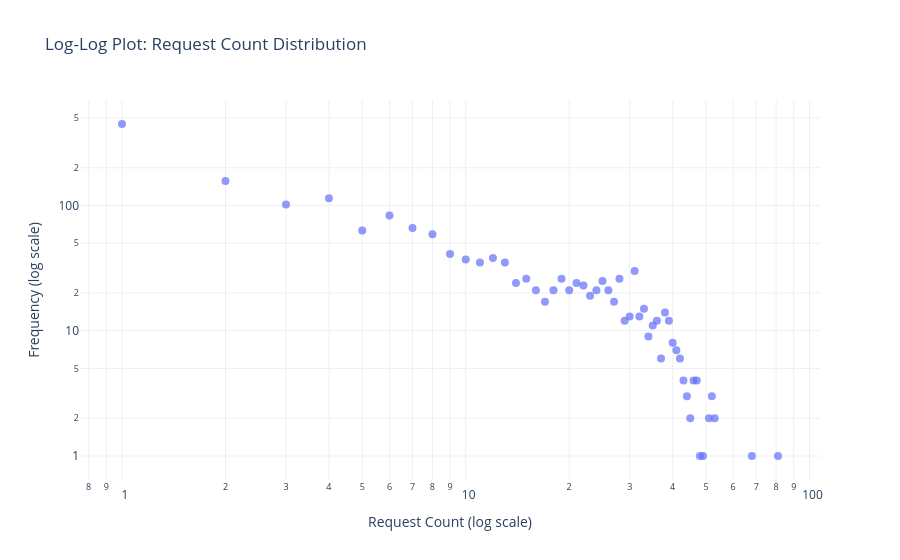

This figure's notebook cell:
### Code cell
# Log-Log plot to check distribution type
# Power-law: straight line on log-log plot
# Poisson: curved on log-log plot

# Get the distribution of request counts
# Count frequency of each request value
size_counts = df["reqs"].value_counts().reset_index()
size_counts.columns = ["reqs", "frequency"]
size_counts = size_counts.sort_values("reqs")

# Filter out zeros/negatives for log scale
size_counts = size_counts[size_counts["reqs"] > 0]
size_counts = size_counts[size_counts["frequency"] > 0]

# Create log-log plot
fig = px.scatter(
    size_counts,
    x="reqs",
    y="frequency",
    log_x=True,
    log_y=True,
    title="Log-Log Plot: Request Count Distribution",
    labels={"reqs": "Request Count", "frequency": "Frequency"},
)

fig.update_traces(marker=dict(size=8, opacity=0.7))
fig.update_layout(
    xaxis_title="Request Count (log scale)",
    yaxis_title="Frequency (log scale)",
    template="plotly_white",
)
fig.show()

### Figure 1 — Plotly figure (JSON) as saved in the notebook; plotly's stock layout.template omitted (floating-point values rounded to 4 significant figures)
{"data": [{"hovertemplate": "Request Count=%{x}<br>Frequency=%{y}<extra></extra>", "legendgroup": "", "marker": {"color": "#636efa", "opacity": 0.7, "size": 8, "symbol": "circle"}, "mode": "markers", "name": "", "orientation": "v", "showlegend": false, "type": "scatter", "x": [1, 2, 3, 4, 5, 6, 7, 8, 9, 10, 11, 12, 13, 14, 15, 16, 17, 18, 19, 20, 21, 22, 23, 24, 25, 26, 27, 28, 29, 30, 31, 32, 33, 34, 35, 36, 37, 38, 39, 40, 41, 42, 43, 44, 45, 46, 47, 48, 49, 51, 52, 53, 68, 81], "xaxis": "x", "y": [447, 157, 102, 114, 63, 83, 66, 59, 41, 37, 35, 38, 35, 24, 26, 21, 17, 21, 26, 21, 24, 23, 19, 21, 25, 21, 17, 26, 12, 13, 30, 13, 15, 9, 11, 12, 6, 14, 12, 8, 7, 6, 4, 3, 2, 4, 4, 1, 1, 2, 3, 2, 1, 1], "yaxis": "y"}], "layout": {"legend": {"tracegroupgap": 0}, "title": {"text": "Log-Log Plot: Request Count Distribution"}, "xaxis": {"anchor": "y", "domain": [0, 1], "title": {"text": "Request Count (log scale)"}, "type": "log"}, "yaxis": {"anchor": "x", "domain": [0, 1], "title": {"text": "Frequency (log scale)"}, "type": "log"}}}
